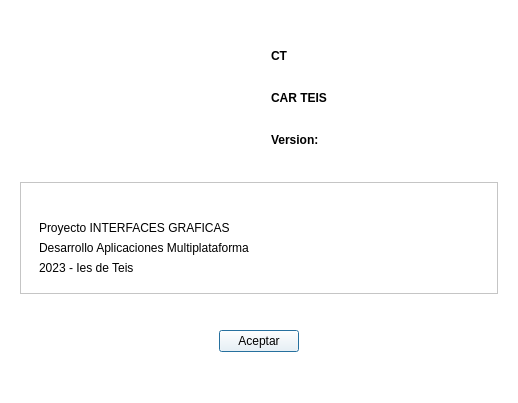
<?xml version="1.0" encoding="UTF-8"?>
<ui version="4.0">
 <class>ventanaAcercaDe</class>
 <widget class="QDialog" name="ventanaAcercaDe">
  <property name="windowModality">
   <enum>Qt::ApplicationModal</enum>
  </property>
  <property name="geometry">
   <rect>
    <x>0</x>
    <y>0</y>
    <width>518</width>
    <height>403</height>
   </rect>
  </property>
  <property name="sizePolicy">
   <sizepolicy hsizetype="Preferred" vsizetype="Preferred">
    <horstretch>0</horstretch>
    <verstretch>0</verstretch>
   </sizepolicy>
  </property>
  <property name="minimumSize">
   <size>
    <width>518</width>
    <height>403</height>
   </size>
  </property>
  <property name="maximumSize">
   <size>
    <width>518</width>
    <height>403</height>
   </size>
  </property>
  <property name="windowTitle">
   <string>Acerca de...</string>
  </property>
  <property name="windowIcon">
   <iconset>
    <normaloff>../img/acercade.png</normaloff>../img/acercade.png</iconset>
  </property>
  <property name="styleSheet">
   <string notr="true">background-color: white;</string>
  </property>
  <property name="modal">
   <bool>true</bool>
  </property>
  <layout class="QHBoxLayout" name="horizontalLayout">
   <item>
    <widget class="QFrame" name="frame">
     <layout class="QVBoxLayout" name="verticalLayout">
      <item>
       <widget class="QFrame" name="frameImagen">
        <layout class="QHBoxLayout" name="horizontalLayout_2">
         <item>
          <widget class="QWidget" name="widget" native="true">
           <property name="font">
            <font>
             <weight>50</weight>
             <bold>false</bold>
            </font>
           </property>
           <layout class="QHBoxLayout" name="horizontalLayout_4">
            <item>
             <widget class="QLabel" name="lblAcercade">
              <property name="sizePolicy">
               <sizepolicy hsizetype="Preferred" vsizetype="Preferred">
                <horstretch>120</horstretch>
                <verstretch>0</verstretch>
               </sizepolicy>
              </property>
              <property name="minimumSize">
               <size>
                <width>120</width>
                <height>120</height>
               </size>
              </property>
              <property name="maximumSize">
               <size>
                <width>120</width>
                <height>120</height>
               </size>
              </property>
              <property name="frameShape">
               <enum>QFrame::NoFrame</enum>
              </property>
              <property name="text">
               <string/>
              </property>
              <property name="pixmap">
               <pixmap>../img/acercade.png</pixmap>
              </property>
             </widget>
            </item>
           </layout>
          </widget>
         </item>
         <item>
          <widget class="QWidget" name="widget_3" native="true">
           <property name="font">
            <font>
             <family>Segoe UI</family>
             <pointsize>9</pointsize>
             <weight>50</weight>
             <bold>false</bold>
            </font>
           </property>
           <layout class="QVBoxLayout" name="verticalLayout_2">
            <item>
             <widget class="QLabel" name="lblCt">
              <property name="font">
               <font>
                <family>Segoe UI</family>
                <pointsize>9</pointsize>
                <weight>75</weight>
                <bold>true</bold>
               </font>
              </property>
              <property name="text">
               <string>CT</string>
              </property>
             </widget>
            </item>
            <item>
             <widget class="QLabel" name="lblCarTeis">
              <property name="font">
               <font>
                <family>Segoe UI</family>
                <pointsize>9</pointsize>
                <weight>75</weight>
                <bold>true</bold>
               </font>
              </property>
              <property name="text">
               <string>CAR TEIS</string>
              </property>
             </widget>
            </item>
            <item>
             <widget class="QLabel" name="lblVersion">
              <property name="font">
               <font>
                <family>Segoe UI</family>
                <pointsize>9</pointsize>
                <weight>75</weight>
                <bold>true</bold>
               </font>
              </property>
              <property name="text">
               <string>Version: </string>
              </property>
             </widget>
            </item>
           </layout>
          </widget>
         </item>
        </layout>
       </widget>
      </item>
      <item>
       <widget class="QFrame" name="frameDescripcion">
        <property name="frameShape">
         <enum>QFrame::StyledPanel</enum>
        </property>
        <property name="frameShadow">
         <enum>QFrame::Raised</enum>
        </property>
        <layout class="QHBoxLayout" name="horizontalLayout_3">
         <item>
          <widget class="QWidget" name="widget_2" native="true">
           <property name="minimumSize">
            <size>
             <width>450</width>
             <height>0</height>
            </size>
           </property>
           <property name="maximumSize">
            <size>
             <width>16777215</width>
             <height>16777215</height>
            </size>
           </property>
           <property name="font">
            <font>
             <italic>false</italic>
            </font>
           </property>
           <layout class="QVBoxLayout" name="verticalLayout_3">
            <item>
             <widget class="QLabel" name="lblFecha">
              <property name="text">
               <string/>
              </property>
             </widget>
            </item>
            <item>
             <widget class="QLabel" name="lblProyecto">
              <property name="text">
               <string>Proyecto INTERFACES GRAFICAS</string>
              </property>
             </widget>
            </item>
            <item>
             <widget class="QLabel" name="lblCurso">
              <property name="text">
               <string>Desarrollo Aplicaciones Multiplataforma</string>
              </property>
             </widget>
            </item>
            <item>
             <widget class="QLabel" name="lblInstituto">
              <property name="text">
               <string>2023 - Ies de Teis</string>
              </property>
             </widget>
            </item>
           </layout>
          </widget>
         </item>
        </layout>
       </widget>
      </item>
      <item>
       <widget class="QWidget" name="widget_4" native="true">
        <layout class="QHBoxLayout" name="horizontalLayout_5">
         <item>
          <spacer name="horizontalSpacer_2">
           <property name="orientation">
            <enum>Qt::Horizontal</enum>
           </property>
           <property name="sizeHint" stdset="0">
            <size>
             <width>40</width>
             <height>20</height>
            </size>
           </property>
          </spacer>
         </item>
         <item>
          <widget class="QPushButton" name="btnAceptar">
           <property name="text">
            <string>Aceptar</string>
           </property>
          </widget>
         </item>
         <item>
          <spacer name="horizontalSpacer_3">
           <property name="orientation">
            <enum>Qt::Horizontal</enum>
           </property>
           <property name="sizeHint" stdset="0">
            <size>
             <width>40</width>
             <height>20</height>
            </size>
           </property>
          </spacer>
         </item>
        </layout>
       </widget>
      </item>
     </layout>
    </widget>
   </item>
  </layout>
 </widget>
 <resources/>
 <connections/>
</ui>
